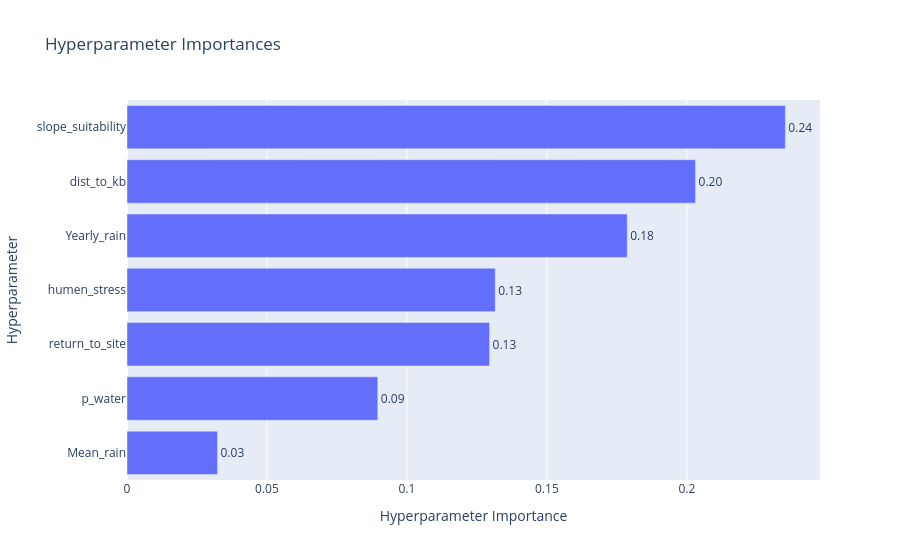

Here is the notebook cell this chart was saved with:
### Code cell
#optuna.visualization.plot_optimization_history(study)
optuna.visualization.plot_param_importances(study)

### Figure 1 — Plotly figure (JSON) as saved in the notebook; plotly's stock layout.template omitted (floating-point values rounded to 4 significant figures)
{"data": [{"cliponaxis": false, "hovertemplate": ["Mean_rain (IntDistribution): 0.03232950564635732<extra></extra>", "p_water (IntDistribution): 0.08958707885774132<extra></extra>", "return_to_site (IntDistribution): 0.12952369981655<extra></extra>", "humen_stress (IntDistribution): 0.13155447391125438<extra></extra>", "Yearly_rain (IntDistribution): 0.1786990605222927<extra></extra>", "dist_to_kb (IntDistribution): 0.20310906878263665<extra></extra>", "slope_suitability (IntDistribution): 0.2351971124631676<extra></extra>"], "name": "Objective Value", "orientation": "h", "text": ["0.03", "0.09", "0.13", "0.13", "0.18", "0.20", "0.24"], "textposition": "outside", "x": [0.03233, 0.08959, 0.1295, 0.1316, 0.1787, 0.2031, 0.2352], "y": ["Mean_rain", "p_water", "return_to_site", "humen_stress", "Yearly_rain", "dist_to_kb", "slope_suitability"], "type": "bar"}], "layout": {"title": {"text": "Hyperparameter Importances"}, "xaxis": {"title": {"text": "Hyperparameter Importance"}}, "yaxis": {"title": {"text": "Hyperparameter"}}}}
